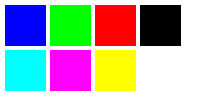
#> input picture gavPrj/image_processing/color_img.png, 200 x 100 px
$ python color_component.py
#> lines starting #> are read from the running program, lines starting #| are printed output that depends on the picture; after the words box and inside, x2 and y2 are one past the last pixel; in counts of white or black regions, pixels touching at a corner belong together
#> further down, img is the input picture: shape (100, 200, 3); mean B, G, R 169.3, 169.3, 169.3
### gavPrj/image_processing/utilities.py
import cv2 as cv
import numpy as np
import matplotlib.pyplot as plt

# [6 lines left out: function create_canvas, not called in this run]

def toRGB(img):
    return img[:,:,::-1]

def show_in_matplotlib(img, figsize=(6,8), title=None):

#> called with figsize = (6, 8), title = 'Original'
    imgRGB = cv.cvtColor(img, cv.COLOR_BGR2RGB)
    # imgRGB = toRGB(img)
    plt.figure(figsize=figsize)

    plt.imshow(imgRGB)
    plt.title(title)
    plt.show()

### gavPrj/image_processing/color_component.py
import cv2 as cv
from matplotlib.pyplot import title
from utilities import show_in_matplotlib


def get_channel(img, channel):
#> called with channel = 1
    b = img[:,:,channel]
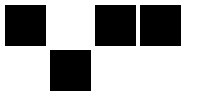
#> b: shape (100, 200); 66.4% white; 4 black regions, box (x1, y1, x2, y2) and area: (5, 5, 46, 46) 1681, (95, 5, 136, 46) 1681, (140, 5, 181, 46) 1681, (50, 50, 91, 91) 1681
    #g = img[:,:,1]
    #r = img[:,:,2]

    #show_in_matplotlib(b)
    return b

def remove_channel(img, channel):

#> called with channel = 1
    b = img[:,:,channel]
    g = img[:,:,1]
    r = img[:,:,2]
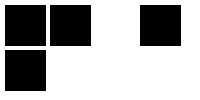
#> r: shape (100, 200); 66.4% white; 4 black regions, box (x1, y1, x2, y2) and area: (5, 5, 46, 46) 1681, (50, 5, 91, 46) 1681, (140, 5, 181, 46) 1681, (5, 50, 46, 91) 1681

    if channel == 0:
        b[:] = 0
    elif channel == 1:
        g[:] = 0
#> g: shape (100, 200); every value is 0
    else:
        r[:] = 0

    img_merged = cv.merge((b,g,r))
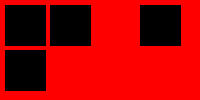
#> img_merged: shape (100, 200, 3); mean of channels 0, 1, 2 0, 0, 169.3; drawn as B, G, R
    #show_in_matplotlib(img_merged)

    return img_merged

if __name__ == "__main__":

    img = cv.imread('color_img.png')
    show_in_matplotlib(img, title="Original")

    ch=1
    b = get_channel(img, ch)
    show_in_matplotlib(b, title=f"Channel {ch} only")

    img_merged = remove_channel(img, ch)
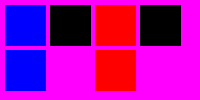
#> img: shape (100, 200, 3); mean B, G, R 169.3, 0, 169.3
    show_in_matplotlib(img_merged, title=f"Channel {ch} removed")
